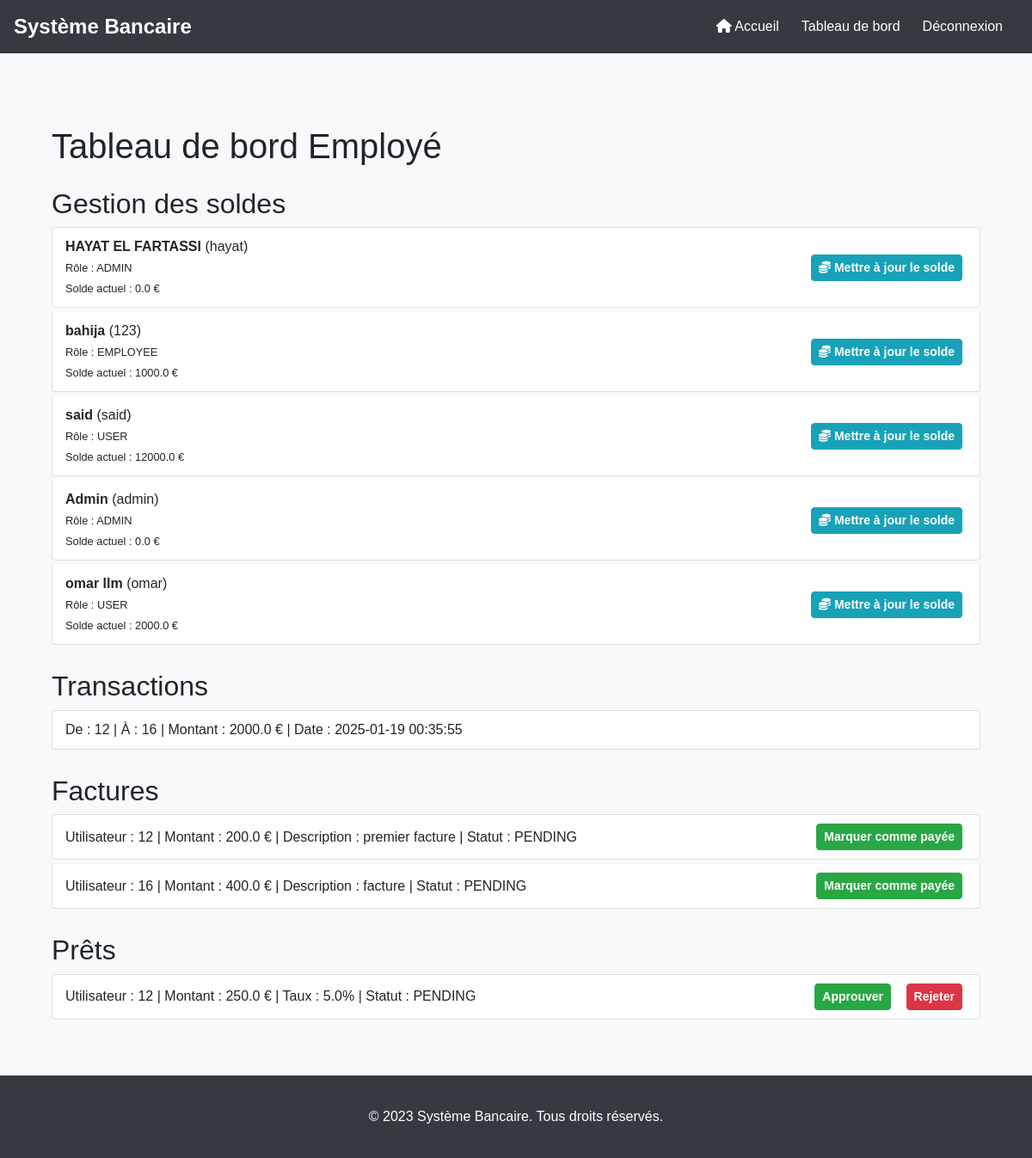
Screenshot of /employee/dashboard (signed in) with the database file from the repository.
### tables this page shows
CREATE TABLE users (
                id INTEGER PRIMARY KEY AUTOINCREMENT,
                username TEXT NOT NULL UNIQUE,
                password TEXT NOT NULL,
                full_name TEXT NOT NULL,
                role TEXT NOT NULL CHECK(role IN ('ADMIN', 'USER', 'EMPLOYEE')),
                balance REAL DEFAULT 0
            , last_balance_update DATE);

CREATE TABLE transactions (
                id INTEGER PRIMARY KEY AUTOINCREMENT,
                sender_id INTEGER,
                receiver_id INTEGER,
                amount REAL,
                timestamp DATETIME DEFAULT CURRENT_TIMESTAMP,
                FOREIGN KEY (sender_id) REFERENCES users (id),
                FOREIGN KEY (receiver_id) REFERENCES users (id)
            );

CREATE TABLE invoices (
                id INTEGER PRIMARY KEY AUTOINCREMENT,
                user_id INTEGER,
                amount REAL,
                description TEXT,
                status TEXT NOT NULL CHECK(status IN ('PENDING', 'PAID')),
                FOREIGN KEY (user_id) REFERENCES users (id)
            );

CREATE TABLE loans (
                id INTEGER PRIMARY KEY AUTOINCREMENT,
                user_id INTEGER,
                amount REAL,
                interest_rate REAL,
                status TEXT NOT NULL CHECK(status IN ('PENDING', 'APPROVED', 'REJECTED')),
                FOREIGN KEY (user_id) REFERENCES users (id)
            );

### app.py (the view)
@app.route('/employee/dashboard')
@role_required('EMPLOYEE')
def employee_dashboard():
    with sqlite3.connect(DATABASE) as conn:
        cursor = conn.cursor()
        cursor.execute('SELECT * FROM users')
        users = cursor.fetchall()
        cursor.execute('SELECT * FROM transactions')
        transactions = cursor.fetchall()
        cursor.execute('SELECT * FROM invoices')
        invoices = cursor.fetchall()
        cursor.execute('SELECT * FROM loans')
        loans = cursor.fetchall()
    return render_template("employee_dashboard.html", users=users, transactions=transactions, invoices=invoices, loans=loans)

### app.py (called while the page is built)
def role_required(role):
    def decorator(f):
        @wraps(f)
        def decorated_function(*args, **kwargs):
            if not session.get('user_id'):
                return redirect(url_for('login'))
            with sqlite3.connect(DATABASE, timeout=10) as conn:
                cursor = conn.cursor()
                cursor.execute('SELECT role FROM users WHERE id = ?', (session['user_id'],))
                user_role = cursor.fetchone()[0]
                if user_role != role:
                    flash('Accès refusé.', 'error')
                    return redirect(url_for('index'))
            return f(*args, **kwargs)
        return decorated_function
    return decorator

### templates/employee_dashboard.html (shortened to what this page needs)
{% extends "base.html" %}
{% block content %}
<div class="container">
    <h1 class="mt-4">Tableau de bord Employé</h1>
    <h2 class="mt-4">Gestion des soldes</h2>
    <ul class="list-group">
        {% for user in users %}
        <li class="list-group-item d-flex justify-content-between align-items-center">
            <div>
                <strong>{{ user[3] }}</strong> ({{ user[1] }})<br>
                <small>Rôle : {{ user[4] }}</small><br>
                <small>Solde actuel : {{ user[5] }} €</small>
            </div>
            <div>
                <a href="{{ url_for('employee_update_balance', user_id=user[0]) }}" class="btn btn-info btn-sm">
                    <i class="fas fa-coins"></i> Mettre à jour le solde
                </a>
            </div>
        </li>
        {% endfor %}
    </ul>
    <h2 class="mt-4">Transactions</h2>
    <ul class="list-group">
        {% for transaction in transactions %}
        <li class="list-group-item">
            De : {{ transaction[1] }} | À : {{ transaction[2] }} | Montant : {{ transaction[3] }} € | Date : {{ transaction[4] }}
        </li>
        {% endfor %}
    </ul>
    <h2 class="mt-4">Factures</h2>
    <ul class="list-group">
        {% for invoice in invoices %}
        <li class="list-group-item d-flex justify-content-between align-items-center">
            Utilisateur : {{ invoice[1] }} | Montant : {{ invoice[2] }} € | Description : {{ invoice[3] }} | Statut : {{ invoice[4] }}
            <a href="{{ url_for('employee_pay_invoice', invoice_id=invoice[0]) }}" class="btn btn-success btn-sm">
                Marquer comme payée
            </a>
        </li>
        {% endfor %}
    </ul>
    <h2 class="mt-4">Prêts</h2>
    <ul class="list-group">
        {% for loan in loans %}
        <li class="list-group-item d-flex justify-content-between align-items-center">
            Utilisateur : {{ loan[1] }} | Montant : {{ loan[2] }} € | Taux : {{ loan[3] }}% | Statut : {{ loan[4] }}
            <div>
                <a href="{{ url_for('employee_approve_loan', loan_id=loan[0]) }}" class="btn btn-success btn-sm">
                    Approuver
                </a>
                <a href="{{ url_for('employee_reject_loan', loan_id=loan[0]) }}" class="btn btn-danger btn-sm ml-2">
                    Rejeter
                </a>
            </div>
        </li>
        {% endfor %}
    </ul>
</div>
{% endblock %}

### static/css/styles.css (style rules this page uses)
body { background-color: #f8f9fa; font-family: 'Arial', sans-serif; display: flex; flex-direction: column; min-height: 100vh; }
.container { padding-top: 20px; padding-bottom: 20px; }
.btn { margin-right: 5px; border-radius: 4px; font-weight: bold; }
.btn-success { background-color: #28a745; border-color: #28a745; }
.btn-danger { background-color: #dc3545; border-color: #dc3545; }
.btn-info { background-color: #17a2b8; border-color: #17a2b8; }
.list-group { margin-bottom: 20px; }
.list-group-item { display: flex; justify-content: space-between; align-items: center; padding: 10px 15px; border: 1px solid #ddd; margin-bottom: 5px; border-radius: 4px; }

### rows the page displays
users: full_name "HAYAT EL FARTASSI", username "hayat", role "ADMIN", balance "0.0"
users: full_name "bahija", username "123", role "EMPLOYEE", balance "1000.0"
users: full_name "said", username "said", role "USER", balance "12000.0"
users: full_name "Admin", username "admin", role "ADMIN", balance "0.0"
users: full_name "omar llm", username "omar", role "USER", balance "2000.0"
invoices: user "12", amount "200.0", description "premier facture", status "PENDING"
invoices: user "16", amount "400.0", description "facture", status "PENDING"
loans: user "12", amount "250.0", interest_rate "5.0", status "PENDING"
